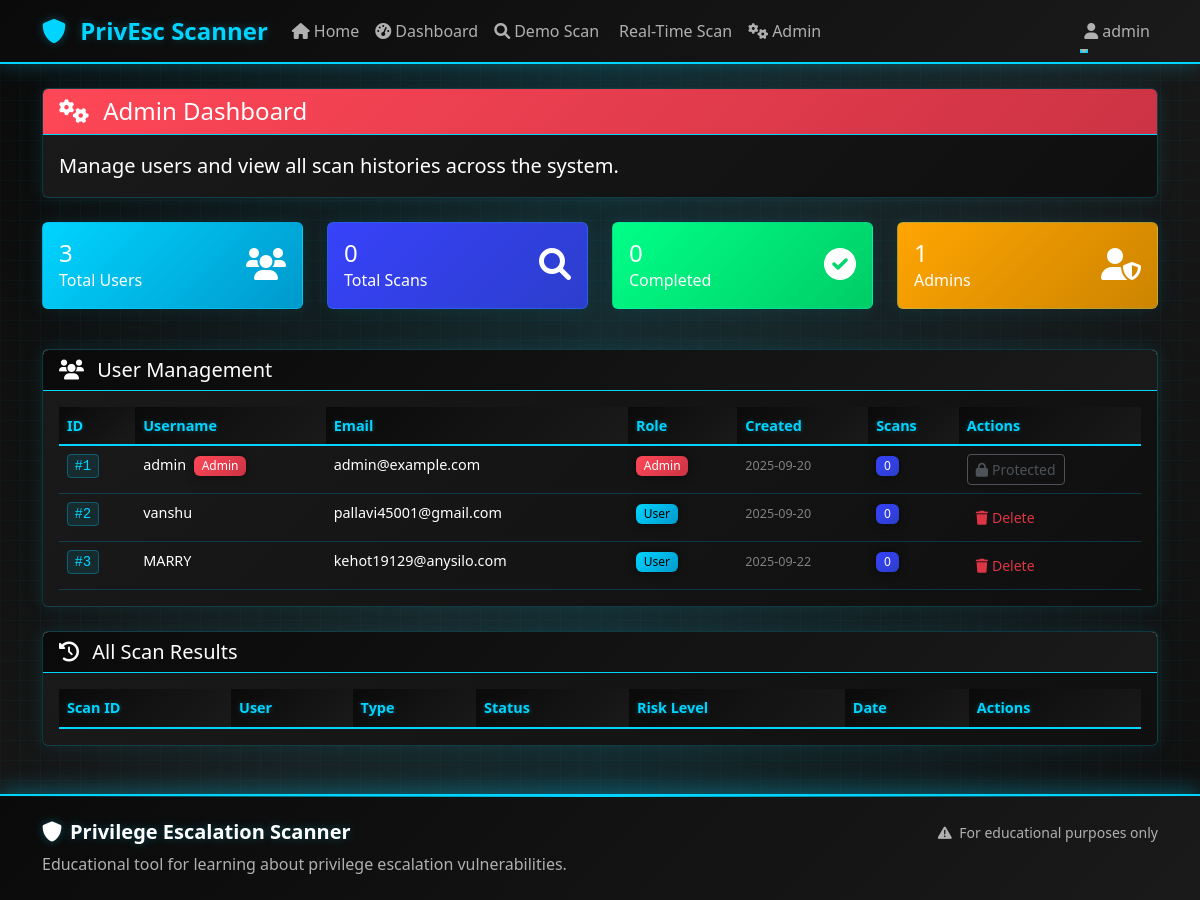
The page /admin (signed in) on the database its author committed.
### auth/models.py (models this page shows, shortened)
class User(db.Model):
    __tablename__ = 'users'
    id = db.Column(db.Integer, primary_key=True)
    username = db.Column(db.String(80), unique=True, nullable=False)
    email = db.Column(db.String(120), unique=True, nullable=False)
    password_hash = db.Column(db.String(255), nullable=False)
    role = db.Column(db.String(20), default='user')
    created_at = db.Column(db.DateTime, default=datetime.utcnow)
    scan_results = db.relationship('ScanResult', backref='user', lazy=True)

### app.py (the view)
@app.route('/admin')
def admin_dashboard():
    if not session.get('is_admin', False):
        flash('Access denied. Admin privileges required.', 'error')
        return redirect(url_for('index'))
    scan_results = db.session.query(ScanResult, User).join(User).order_by(ScanResult.created_at.desc(), ScanResult.id.desc()).all()
    users = User.query.all()
    return render_template('admin.html', scan_results=scan_results, users=users)

### templates/admin.html (shortened to what this page needs)
{% extends "base.html" %}
{% block content %}
<div class="row">
    <div class="col-12">
        <div class="card mb-4">
            <div class="card-header bg-danger text-white">
                <h4 class="mb-0">
                    <i class="fas fa-cogs me-2"></i>
                    Admin Dashboard
                </h4>
            </div>
            <div class="card-body">
                <p class="lead mb-0">Manage users and view all scan histories across the system.</p>
            </div>
        </div>
        <div class="row mb-4">
            <div class="col-md-3 mb-3">
                <div class="card bg-primary text-white">
                    <div class="card-body">
                        <div class="d-flex justify-content-between">
                            <div>
                                <h4 class="mb-0">{{ users|length }}</h4>
                                <p class="mb-0">Total Users</p>
                            </div>
                            <div class="align-self-center">
                                <i class="fas fa-users fa-2x"></i>
                            </div>
                        </div>
                    </div>
                </div>
            </div>
            <div class="col-md-3 mb-3">
                <div class="card bg-info text-white">
                    <div class="card-body">
                        <div class="d-flex justify-content-between">
                            <div>
                                <h4 class="mb-0">{{ scan_results|length }}</h4>
                                <p class="mb-0">Total Scans</p>
                            </div>
                            <div class="align-self-center">
                                <i class="fas fa-search fa-2x"></i>
                            </div>
                        </div>
                    </div>
                </div>
            </div>
            <div class="col-md-3 mb-3">
                <div class="card bg-success text-white">
                    <div class="card-body">
                        <div class="d-flex justify-content-between">
                            <div>
                                <h4 class="mb-0">{{ scan_results|selectattr('0.status', 'equalto', 'completed')|list|length }}</h4>
                                <p class="mb-0">Completed</p>
                            </div>
                            <div class="align-self-center">
                                <i class="fas fa-check-circle fa-2x"></i>
                            </div>
                        </div>
                    </div>
                </div>
            </div>
            <div class="col-md-3 mb-3">
                <div class="card bg-warning text-white">
                    <div class="card-body">
                        <div class="d-flex justify-content-between">
                            <div>
                                <h4 class="mb-0">{{ users|selectattr('role', 'equalto', 'admin')|list|length }}</h4>
                                <p class="mb-0">Admins</p>
                            </div>
                            <div class="align-self-center">
                                <i class="fas fa-user-shield fa-2x"></i>
                            </div>
                        </div>
                    </div>
                </div>
            </div>
        </div>
        <div class="card mb-4">
            <div class="card-header bg-light">
                <h5 class="mb-0">
                    <i class="fas fa-users me-2"></i>
                    User Management
                </h5>
            </div>
            <div class="card-body">
                <div class="table-responsive">
                    <table class="table table-hover">
                        <thead>
                            <tr>
                                <th>ID</th>
                                <th>Username</th>
                                <th>Email</th>
                                <th>Role</th>
                                <th>Created</th>
                                <th>Scans</th>
                                <th>Actions</th>
                            </tr>
                        </thead>
                        <tbody>
                            {% for user in users %}
                            <tr>
                                <td><code>#{{ user.id }}</code></td>
                                <td>
                                    {{ user.username }}
                                    {% if user.role == 'admin' %}
                                        <span class="badge bg-danger ms-1">Admin</span>
                                    {% endif %}
                                </td>
                                <td>{{ user.email }}</td>
                                <td>
                                    <span class="badge bg-{{ 'danger' if user.role == 'admin' else 'primary' }}">
                                        {{ user.role.title() }}
                                    </span>
                                </td>
                                <td>
                                    <small class="text-muted">
                                        {{ user.created_at.strftime('%Y-%m-%d') }}
                                    </small>
                                </td>
                                <td>
                                    <span class="badge bg-info">{{ user.scan_results|length }}</span>
                                </td>
                                <td>
                                    {% if user.role != 'admin' %}
                                    <button class="btn btn-sm btn-outline-danger" onclick="deleteUser({{ user.id }}, '{{ user.username }}')">
                                        <i class="fas fa-trash me-1"></i>Delete
                                    </button>
                                    {% else %}
                                    <button class="btn btn-sm btn-outline-secondary" disabled>
                                        <i class="fas fa-lock me-1"></i>Protected
                                    </button>
                                    {% endif %}
                                </td>
                            </tr>
                            {% endfor %}
                        </tbody>
                    </table>
                </div>
            </div>
        </div>
        <div class="card">
            <div class="card-header bg-light">
                <h5 class="mb-0">
                    <i class="fas fa-history me-2"></i>
                    All Scan Results
                </h5>
            </div>
            <div class="card-body">
                <div class="table-responsive">
                    <table class="table table-hover">
                        <thead>
                            <tr>
                                <th>Scan ID</th>
                                <th>User</th>
                                <th>Type</th>
                                <th>Status</th>
                                <th>Risk Level</th>
                                <th>Date</th>
                                <th>Actions</th>
                            </tr>
                        </thead>
                    </table>
                </div>
            </div>
        </div>
    </div>
</div>
{% endblock %}

### templates/base.html (shortened to what this page needs)
<!DOCTYPE html>
<html lang="en">
<head>
    <link href="https://cdn.jsdelivr.net/npm/bootstrap@5.3.0/dist/css/bootstrap.min.css" rel="stylesheet">
    <link href="https://cdnjs.cloudflare.com/ajax/libs/font-awesome/6.0.0/css/all.min.css" rel="stylesheet">
    <link href="{{ url_for('static', filename='style.css') }}" rel="stylesheet">
</head>
<body>
    <nav class="navbar navbar-expand-lg navbar-dark bg-dark">
        <div class="container">
            <a class="navbar-brand" href="{{ url_for('index') }}">
                <i class="fas fa-shield-alt me-2"></i>
                PrivEsc Scanner
            </a>
            <div class="collapse navbar-collapse" id="navbarNav">
                <ul class="navbar-nav me-auto">
                    <li class="nav-item">
                        <a class="nav-link" href="{{ url_for('index') }}">
                            <i class="fas fa-home me-1"></i>Home
                        </a>
                    </li>
                    {% if session.user_id %}
                    <li class="nav-item">
                        <a class="nav-link" href="{{ url_for('dashboard') }}">
                            <i class="fas fa-tachometer-alt me-1"></i>Dashboard
                        </a>
                    </li>
                    <li class="nav-item">
                        <a class="nav-link" href="{{ url_for('scan') }}">
                            <i class="fas fa-search me-1"></i>Demo Scan
                        </a>
                    </li>
                    <li class="nav-item">
                        <a class="nav-link" href="{{ url_for('realtime_scan') }}">
                            Real-Time Scan
                        </a>
                    </li>
                    {% endif %}
                    {% if session.is_admin %}
                    <li class="nav-item">
                        <a class="nav-link" href="{{ url_for('admin_dashboard') }}">
                            <i class="fas fa-cogs me-1"></i>Admin
                        </a>
                    </li>
                    {% endif %}
                </ul>
                <ul class="navbar-nav">
                    {% if session.user_id %}
                    <li class="nav-item dropdown">
                        <a class="nav-link dropdown-toggle" href="#" id="navbarDropdown" role="button" data-bs-toggle="dropdown">
                            <i class="fas fa-user me-1"></i>{{ session.username }}
                        </a>
                    </li>
                    {% endif %}
                </ul>
            </div>
        </div>
    </nav>
    <main class="container mt-4">
        {% block content %}{% endblock %}
    </main>
    <footer class="bg-dark text-light mt-5 py-4">
        <div class="container">
            <div class="row">
                <div class="col-md-6">
                    <h5><i class="fas fa-shield-alt me-2"></i>Privilege Escalation Scanner</h5>
                    <p class="mb-0">Educational tool for learning about privilege escalation vulnerabilities.</p>
                </div>
                <div class="col-md-6 text-md-end">
                    <p class="mb-0">
                        <small>
                            <i class="fas fa-exclamation-triangle me-1"></i>
                            For educational purposes only
                        </small>
                    </p>
                </div>
            </div>
        </div>
    </footer>
</body>
</html>

### rows shown on the page
User: id "1", username "admin", shows "Admin", email "admin@example.com", role "Admin", created_at "2025-09-20", scan_results|length "0", shows "Protected"
User: id "2", username "vanshu", email "pallavi45001@gmail.com", role "User", created_at "2025-09-20", scan_results|length "0"
User: id "3", username "MARRY", email "kehot19129@anysilo.com", role "User", created_at "2025-09-22", scan_results|length "0"

### other values the page prints
{{ session.username }} "admin"
{{ users|length }} "3"
{{ scan_results|length }} "0"
{{ users|selectattr('role', 'equalto', 'admin')|list|length }} "1"
